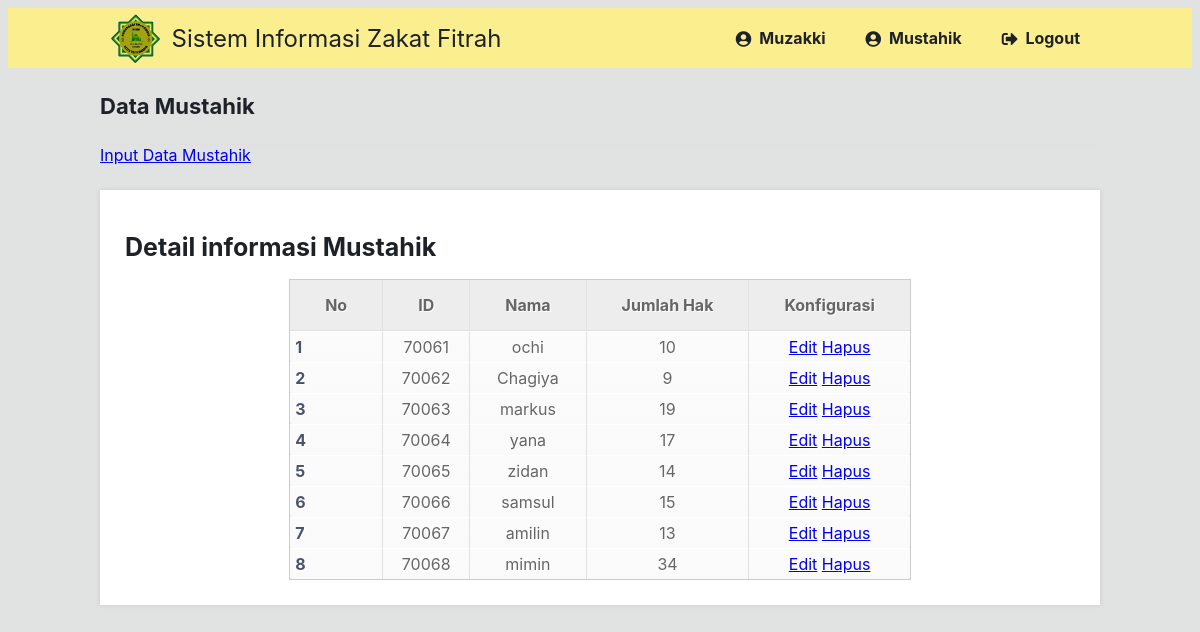
The app's page /mustahik.php (signed in) with its own data.
### tables this page shows
CREATE TABLE `kategori_mustahik` (
  `id` int(11) NOT NULL,
  `id_kategori` int(11) NOT NULL,
  `nama_kategori` varchar(20) NOT NULL,
  `jumlah_hak` int(11) NOT NULL
);

### mustahik.php (the view, shortened to what this page needs)
<?php
$DATABASE_HOST = 'localhost';
$DATABASE_USER = 'root';
$DATABASE_PASS = 'Cihonje@fchrz';
$DATABASE_NAME = 'zakatfitrah';
$con = mysqli_connect($DATABASE_HOST, $DATABASE_USER, $DATABASE_PASS, $DATABASE_NAME);
?>
<!DOCTYPE html>
<html>
<head>
    <link href="style.css" rel="stylesheet" type="text/css">
    <link rel="stylesheet" href="https://use.fontawesome.com/releases/v5.7.1/css/all.css">
</head>
<body class="loggedin">
<nav class="navtop">
    <div>
    <img src="asset/logo.png" alt="">
        <h1>Sistem Informasi Zakat Fitrah</h1>
        <a href="muzakki.php"><i class="fas fa-user-circle"></i>Muzakki</a>
        <a href="mustahik.php"><i class="fas fa-user-circle"></i>Mustahik</a>
        <a href="logout.php"><i class="fas fa-sign-out-alt"></i>Logout</a>
    </div>
</nav>
<div class="content">
    <h2>Data Mustahik</h2>
    <a href="input_mustahik.php">Input Data Mustahik</a>
    <div>
        <h1>Detail informasi Mustahik </h1>
        <table cellspacing='0' align="center">
            <thead>
            <tr>
                <th>No</th>
                <th>ID</th>
                <th>Nama</th>
                <th>Jumlah Hak</th>
                <th>Konfigurasi</th>
            </tr>
            </thead>
            <?php
            $no = 1;
            $data = mysqli_query($con,"select * from kategori_mustahik");
            while($d = mysqli_fetch_array($data)){
                ?>
                    <tbody>
                <tr>
                    <td><?php echo $no++; ?></td>
                    <td><?php echo $d['id_kategori']; ?></td>
                    <td><?php echo $d['nama_kategori']; ?></td>
                    <td><?php echo $d['jumlah_hak']; ?></td>
                    <td>
                        <a href="edit_mustahik.php?id=<?php echo $d['id']; ?>">Edit</a>
                        <a href="hapus_mustahik.php?id=<?php echo $d['id']; ?>">Hapus</a>
                    </td>
                </tr>
                    </tbody>
                <?php
            }
            ?>
        </table>
    </div>
</div>
</body>
</html>

### style.css (style rules this page uses)
* { box-sizing: border-box; font-family: -apple-system, BlinkMacSystemFont, "segoe ui", roboto, oxygen, ubuntu, cantarell, "fira sans", "droid sans", "helvetica neue", Arial, sans-serif; font-size: 16px; -webkit-font-smoothing: antialiased; -moz-osx-font-smoothing: grayscale; }
body { background-color: #faee8f; }
.navtop { background-color: #faee8f; height: 60px; width: 100%; border: 0; }
.navtop div { display: flex; margin: 0 auto; width: 1000px; height: 100%; }
.navtop div h1, .navtop div a { display: inline-flex; align-items: center; }
.navtop div h1 { flex: 1; font-size: 24px; padding: 0; margin: 0; color: #1D2228; font-weight: normal; }
.navtop div a { padding: 0 20px; text-decoration: none; color: #1D2228; font-weight: bold; }
.navtop div a i { padding: 2px 8px 0 0; }
body.loggedin { background-color: #E1E2E2; }
.content { width: 1000px; margin: 0 auto; }
.content h2 { margin: 0; padding: 25px 0; font-size: 22px; border-bottom: 1px solid #e0e0e3; color: #1D2228; }
.content h1 { margin: 5; padding: 0px 0; font-size: 25px; align-content: center; color: #1D2228; }
.content > p, .content > div { box-shadow: 0 0 5px 0 rgba(0, 0, 0, 0.1); margin: 25px 0; padding: 25px; background-color: #fff; }
.content > p table td, .content > div table td { padding: 5px; }
.content > p table td:first-child, .content > div table td:first-child { font-weight: bold; color: #4a536e; padding-right: 15px; }
table { font-family: Arial, Helvetica, sans-serif; color: #666; text-shadow: 1px 1px 0px #fff; background: #eaebec; border: #ccc 1px solid; }
table th { padding: 15px 35px; border-left:1px solid #e0e0e0; border-bottom: 1px solid #e0e0e0; background: #ededed; }
table th:first-child { border-left:none; }
table tr { text-align: center; padding-left: 20px; }
table td:first-child { text-align: left; padding-left: 20px; border-left: 0; }
table td { padding: 15px 35px; border-top: 1px solid #ffffff; border-bottom: 1px solid #e0e0e0; border-left: 1px solid #e0e0e0; background: #fafafa; background: -webkit-gradient(linear, left top, left bottom, from(#fbfbfb), to(#fafafa)); background: -moz-linear-gradient(top, #fbfbfb, #fafafa); }
table tr:last-child td { border-bottom: 0; }
table tr:last-child td:first-child { -moz-border-radius-bottomleft: 3px; -webkit-border-bottom-left-radius: 3px; border-bottom-left-radius: 3px; }
table tr:last-child td:last-child { -moz-border-radius-bottomright: 3px; -webkit-border-bottom-right-radius: 3px; border-bottom-right-radius: 3px; }

### records on screen
kategori_mustahik: id_kategori "70061", nama_kategori "ochi", jumlah_hak "10"
kategori_mustahik: id_kategori "70062", nama_kategori "Chagiya", jumlah_hak "9"
kategori_mustahik: id_kategori "70063", nama_kategori "markus", jumlah_hak "19"
kategori_mustahik: id_kategori "70064", nama_kategori "yana", jumlah_hak "17"
kategori_mustahik: id_kategori "70065", nama_kategori "zidan", jumlah_hak "14"
kategori_mustahik: id_kategori "70066", nama_kategori "samsul", jumlah_hak "15"
kategori_mustahik: id_kategori "70067", nama_kategori "amilin", jumlah_hak "13"
kategori_mustahik: id_kategori "70068", nama_kategori "mimin", jumlah_hak "34"
